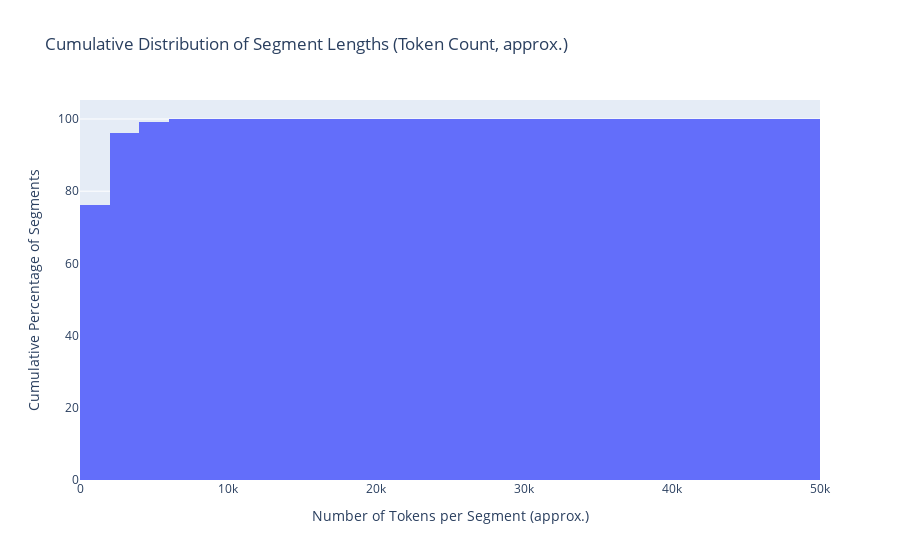

Source (notebook cell):
### Code cell
# Aggregate 'Processed_Text' for each segment
segment_text_aggregated_df = AT_preprocessed_df.groupby('Segment_ID').agg(
    Aggregated_Text=('Processed_Text', ' '.join)  # Concatenate texts within each segment
).reset_index()

# Calculate token count for each segment's text using word count approximation
segment_text_aggregated_df['Token_Count'] = segment_text_aggregated_df['Aggregated_Text'].apply(
    lambda x: len(x.split())
)

# Visualize cumulative distribution of token counts
fig_cumulative_hist_tokens = px.histogram(segment_text_aggregated_df, 
                                          x='Token_Count', 
                                          nbins=30, 
                                          title='Cumulative Distribution of Segment Lengths (Token Count, approx.)',
                                          labels={'Token_Count': 'Number of Tokens per Segment (approx.)'},
                                          cumulative=True,
                                          histnorm='percent')
fig_cumulative_hist_tokens.update_layout(yaxis_title='Cumulative Percentage of Segments')
fig_cumulative_hist_tokens.show()

# Calculate percentages for specific thresholds
thresholds = [4096, 8192, 16384]
for threshold in thresholds:
    less_than_percentage = (segment_text_aggregated_df['Token_Count'] < threshold).mean() * 100
    less_than_count = (segment_text_aggregated_df['Token_Count'] < threshold).sum()
    more_than_percentage = (segment_text_aggregated_df['Token_Count'] >= threshold).mean() * 100
    more_than_count = (segment_text_aggregated_df['Token_Count'] >= threshold).sum()
    
    print(f"{more_than_percentage:.2f}% ({more_than_count}) of segments have more than or equal to {threshold} tokens (approx. based on word count).")

### Figure 1 — Plotly figure (JSON) as saved in the notebook; plotly's stock layout.template omitted (floating-point values rounded to 4 significant figures; data arrays with more than 128 entries replaced by an {"elided": "..."} marker saying what was removed)
{"data": [{"bingroup": "x", "cumulative": {"enabled": true}, "histnorm": "percent", "hovertemplate": "Number of Tokens per Segment (approx.)=%{x}<br>percent=%{y}<extra></extra>", "legendgroup": "", "marker": {"color": "#636efa", "pattern": {"shape": ""}}, "name": "", "nbinsx": 30, "orientation": "v", "showlegend": false, "type": "histogram", "x": {"elided": "16687 int values"}, "xaxis": "x", "yaxis": "y"}], "layout": {"barmode": "relative", "legend": {"tracegroupgap": 0}, "title": {"text": "Cumulative Distribution of Segment Lengths (Token Count, approx.)"}, "xaxis": {"anchor": "y", "domain": [0, 1], "title": {"text": "Number of Tokens per Segment (approx.)"}}, "yaxis": {"anchor": "x", "domain": [0, 1], "title": {"text": "Cumulative Percentage of Segments"}}}}
